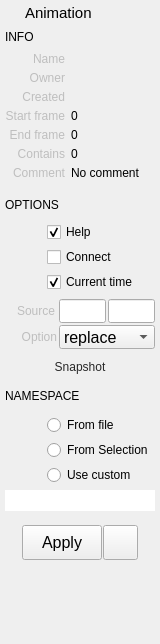
<?xml version="1.0" encoding="UTF-8"?>
<ui version="4.0">
 <class>Form</class>
 <widget class="QWidget" name="Form">
  <property name="geometry">
   <rect>
    <x>0</x>
    <y>0</y>
    <width>160</width>
    <height>644</height>
   </rect>
  </property>
  <property name="sizePolicy">
   <sizepolicy hsizetype="Preferred" vsizetype="Minimum">
    <horstretch>0</horstretch>
    <verstretch>0</verstretch>
   </sizepolicy>
  </property>
  <property name="minimumSize">
   <size>
    <width>160</width>
    <height>600</height>
   </size>
  </property>
  <property name="maximumSize">
   <size>
    <width>300</width>
    <height>16777215</height>
   </size>
  </property>
  <property name="windowTitle">
   <string>Form</string>
  </property>
  <property name="styleSheet">
   <string notr="true">QComboBox, QLineEdit {
	font-size: 16px;
}
</string>
  </property>
  <layout class="QVBoxLayout" name="verticalLayout">
   <property name="spacing">
    <number>5</number>
   </property>
   <property name="leftMargin">
    <number>5</number>
   </property>
   <property name="topMargin">
    <number>2</number>
   </property>
   <property name="rightMargin">
    <number>5</number>
   </property>
   <property name="bottomMargin">
    <number>2</number>
   </property>
   <item>
    <layout class="QHBoxLayout" name="horizontalLayout_4">
     <property name="leftMargin">
      <number>2</number>
     </property>
     <property name="topMargin">
      <number>2</number>
     </property>
     <property name="rightMargin">
      <number>2</number>
     </property>
     <item>
      <widget class="QLabel" name="label_4">
       <property name="minimumSize">
        <size>
         <width>13</width>
         <height>13</height>
        </size>
       </property>
       <property name="maximumSize">
        <size>
         <width>13</width>
         <height>13</height>
        </size>
       </property>
       <property name="text">
        <string/>
       </property>
       <property name="pixmap">
        <pixmap>../icons/animation.png</pixmap>
       </property>
       <property name="scaledContents">
        <bool>true</bool>
       </property>
      </widget>
     </item>
     <item>
      <widget class="QLabel" name="title">
       <property name="sizePolicy">
        <sizepolicy hsizetype="Ignored" vsizetype="Preferred">
         <horstretch>0</horstretch>
         <verstretch>0</verstretch>
        </sizepolicy>
       </property>
       <property name="font">
        <font>
         <family>Arial</family>
         <pointsize>11</pointsize>
         <weight>50</weight>
         <bold>false</bold>
        </font>
       </property>
       <property name="text">
        <string>Animation</string>
       </property>
      </widget>
     </item>
    </layout>
   </item>
   <item>
    <layout class="QHBoxLayout" name="horizontalLayout_7">
     <property name="topMargin">
      <number>0</number>
     </property>
     <item>
      <widget class="QLabel" name="label_8">
       <property name="minimumSize">
        <size>
         <width>100</width>
         <height>20</height>
        </size>
       </property>
       <property name="maximumSize">
        <size>
         <width>30</width>
         <height>20</height>
        </size>
       </property>
       <property name="font">
        <font>
         <family>Arial</family>
         <pointsize>9</pointsize>
         <weight>50</weight>
         <bold>false</bold>
        </font>
       </property>
       <property name="text">
        <string>INFO</string>
       </property>
      </widget>
     </item>
     <item>
      <spacer name="horizontalSpacer">
       <property name="orientation">
        <enum>Qt::Horizontal</enum>
       </property>
       <property name="sizeHint" stdset="0">
        <size>
         <width>40</width>
         <height>20</height>
        </size>
       </property>
      </spacer>
     </item>
    </layout>
   </item>
   <item>
    <layout class="QHBoxLayout" name="horizontalLayout_10">
     <property name="spacing">
      <number>6</number>
     </property>
     <item>
      <widget class="QLabel" name="label_7">
       <property name="enabled">
        <bool>false</bool>
       </property>
       <property name="minimumSize">
        <size>
         <width>60</width>
         <height>13</height>
        </size>
       </property>
       <property name="maximumSize">
        <size>
         <width>60</width>
         <height>16777215</height>
        </size>
       </property>
       <property name="text">
        <string>Name</string>
       </property>
       <property name="alignment">
        <set>Qt::AlignRight|Qt::AlignTrailing|Qt::AlignVCenter</set>
       </property>
      </widget>
     </item>
     <item>
      <widget class="QLabel" name="name">
       <property name="enabled">
        <bool>true</bool>
       </property>
       <property name="sizePolicy">
        <sizepolicy hsizetype="Ignored" vsizetype="Preferred">
         <horstretch>0</horstretch>
         <verstretch>0</verstretch>
        </sizepolicy>
       </property>
       <property name="minimumSize">
        <size>
         <width>0</width>
         <height>1</height>
        </size>
       </property>
       <property name="text">
        <string/>
       </property>
       <property name="alignment">
        <set>Qt::AlignLeading|Qt::AlignLeft|Qt::AlignTop</set>
       </property>
       <property name="textInteractionFlags">
        <set>Qt::LinksAccessibleByMouse|Qt::TextSelectableByMouse</set>
       </property>
      </widget>
     </item>
    </layout>
   </item>
   <item>
    <layout class="QHBoxLayout" name="horizontalLayout_9">
     <property name="spacing">
      <number>6</number>
     </property>
     <property name="topMargin">
      <number>0</number>
     </property>
     <item>
      <widget class="QLabel" name="label_13">
       <property name="enabled">
        <bool>false</bool>
       </property>
       <property name="sizePolicy">
        <sizepolicy hsizetype="Fixed" vsizetype="Preferred">
         <horstretch>0</horstretch>
         <verstretch>0</verstretch>
        </sizepolicy>
       </property>
       <property name="minimumSize">
        <size>
         <width>60</width>
         <height>13</height>
        </size>
       </property>
       <property name="maximumSize">
        <size>
         <width>60</width>
         <height>500</height>
        </size>
       </property>
       <property name="text">
        <string>Owner</string>
       </property>
       <property name="alignment">
        <set>Qt::AlignRight|Qt::AlignTop|Qt::AlignTrailing</set>
       </property>
      </widget>
     </item>
     <item>
      <widget class="QLabel" name="owner">
       <property name="enabled">
        <bool>true</bool>
       </property>
       <property name="sizePolicy">
        <sizepolicy hsizetype="Ignored" vsizetype="Preferred">
         <horstretch>0</horstretch>
         <verstretch>0</verstretch>
        </sizepolicy>
       </property>
       <property name="minimumSize">
        <size>
         <width>0</width>
         <height>0</height>
        </size>
       </property>
       <property name="maximumSize">
        <size>
         <width>16777215</width>
         <height>16777215</height>
        </size>
       </property>
       <property name="styleSheet">
        <string notr="true"/>
       </property>
       <property name="text">
        <string/>
       </property>
       <property name="alignment">
        <set>Qt::AlignLeading|Qt::AlignLeft|Qt::AlignTop</set>
       </property>
       <property name="wordWrap">
        <bool>true</bool>
       </property>
       <property name="textInteractionFlags">
        <set>Qt::LinksAccessibleByMouse|Qt::TextSelectableByMouse</set>
       </property>
      </widget>
     </item>
    </layout>
   </item>
   <item>
    <layout class="QHBoxLayout" name="horizontalLayout_11">
     <property name="spacing">
      <number>6</number>
     </property>
     <property name="topMargin">
      <number>0</number>
     </property>
     <item>
      <widget class="QLabel" name="label_14">
       <property name="enabled">
        <bool>false</bool>
       </property>
       <property name="sizePolicy">
        <sizepolicy hsizetype="Fixed" vsizetype="Preferred">
         <horstretch>0</horstretch>
         <verstretch>0</verstretch>
        </sizepolicy>
       </property>
       <property name="minimumSize">
        <size>
         <width>60</width>
         <height>13</height>
        </size>
       </property>
       <property name="maximumSize">
        <size>
         <width>60</width>
         <height>500</height>
        </size>
       </property>
       <property name="text">
        <string>Created</string>
       </property>
       <property name="alignment">
        <set>Qt::AlignRight|Qt::AlignTop|Qt::AlignTrailing</set>
       </property>
      </widget>
     </item>
     <item>
      <widget class="QLabel" name="created">
       <property name="enabled">
        <bool>true</bool>
       </property>
       <property name="sizePolicy">
        <sizepolicy hsizetype="Expanding" vsizetype="Preferred">
         <horstretch>0</horstretch>
         <verstretch>0</verstretch>
        </sizepolicy>
       </property>
       <property name="minimumSize">
        <size>
         <width>0</width>
         <height>0</height>
        </size>
       </property>
       <property name="maximumSize">
        <size>
         <width>16777215</width>
         <height>16777215</height>
        </size>
       </property>
       <property name="styleSheet">
        <string notr="true"/>
       </property>
       <property name="text">
        <string/>
       </property>
       <property name="alignment">
        <set>Qt::AlignLeading|Qt::AlignLeft|Qt::AlignTop</set>
       </property>
       <property name="wordWrap">
        <bool>true</bool>
       </property>
      </widget>
     </item>
    </layout>
   </item>
   <item>
    <layout class="QHBoxLayout" name="horizontalLayout_29">
     <property name="spacing">
      <number>6</number>
     </property>
     <property name="topMargin">
      <number>0</number>
     </property>
     <item>
      <widget class="QLabel" name="scene_dur_start_label_2">
       <property name="enabled">
        <bool>false</bool>
       </property>
       <property name="minimumSize">
        <size>
         <width>60</width>
         <height>13</height>
        </size>
       </property>
       <property name="maximumSize">
        <size>
         <width>60</width>
         <height>16777215</height>
        </size>
       </property>
       <property name="text">
        <string>Start frame</string>
       </property>
       <property name="alignment">
        <set>Qt::AlignRight|Qt::AlignTop|Qt::AlignTrailing</set>
       </property>
      </widget>
     </item>
     <item>
      <widget class="QLabel" name="start">
       <property name="enabled">
        <bool>true</bool>
       </property>
       <property name="text">
        <string>0</string>
       </property>
      </widget>
     </item>
    </layout>
   </item>
   <item>
    <layout class="QHBoxLayout" name="horizontalLayout_30">
     <property name="spacing">
      <number>6</number>
     </property>
     <property name="topMargin">
      <number>0</number>
     </property>
     <item>
      <widget class="QLabel" name="scene_dur_end_label_2">
       <property name="enabled">
        <bool>false</bool>
       </property>
       <property name="minimumSize">
        <size>
         <width>60</width>
         <height>13</height>
        </size>
       </property>
       <property name="maximumSize">
        <size>
         <width>60</width>
         <height>16777215</height>
        </size>
       </property>
       <property name="text">
        <string>End frame</string>
       </property>
       <property name="alignment">
        <set>Qt::AlignRight|Qt::AlignTop|Qt::AlignTrailing</set>
       </property>
      </widget>
     </item>
     <item>
      <widget class="QLabel" name="end">
       <property name="enabled">
        <bool>true</bool>
       </property>
       <property name="sizePolicy">
        <sizepolicy hsizetype="Ignored" vsizetype="Preferred">
         <horstretch>0</horstretch>
         <verstretch>0</verstretch>
        </sizepolicy>
       </property>
       <property name="text">
        <string>0</string>
       </property>
       <property name="alignment">
        <set>Qt::AlignLeading|Qt::AlignLeft|Qt::AlignTop</set>
       </property>
      </widget>
     </item>
    </layout>
   </item>
   <item>
    <layout class="QHBoxLayout" name="horizontalLayout_32">
     <property name="spacing">
      <number>6</number>
     </property>
     <property name="topMargin">
      <number>0</number>
     </property>
     <item>
      <widget class="QLabel" name="scene_dur_end_label_3">
       <property name="enabled">
        <bool>false</bool>
       </property>
       <property name="minimumSize">
        <size>
         <width>60</width>
         <height>13</height>
        </size>
       </property>
       <property name="maximumSize">
        <size>
         <width>60</width>
         <height>16777215</height>
        </size>
       </property>
       <property name="text">
        <string>Contains</string>
       </property>
       <property name="alignment">
        <set>Qt::AlignRight|Qt::AlignTop|Qt::AlignTrailing</set>
       </property>
      </widget>
     </item>
     <item>
      <widget class="QLabel" name="contains">
       <property name="enabled">
        <bool>true</bool>
       </property>
       <property name="sizePolicy">
        <sizepolicy hsizetype="Ignored" vsizetype="Preferred">
         <horstretch>0</horstretch>
         <verstretch>0</verstretch>
        </sizepolicy>
       </property>
       <property name="text">
        <string>0</string>
       </property>
       <property name="alignment">
        <set>Qt::AlignLeading|Qt::AlignLeft|Qt::AlignTop</set>
       </property>
      </widget>
     </item>
    </layout>
   </item>
   <item>
    <layout class="QHBoxLayout" name="horizontalLayout_18">
     <property name="spacing">
      <number>6</number>
     </property>
     <property name="topMargin">
      <number>0</number>
     </property>
     <property name="bottomMargin">
      <number>5</number>
     </property>
     <item>
      <widget class="QLabel" name="label_11">
       <property name="enabled">
        <bool>false</bool>
       </property>
       <property name="sizePolicy">
        <sizepolicy hsizetype="Fixed" vsizetype="Preferred">
         <horstretch>0</horstretch>
         <verstretch>0</verstretch>
        </sizepolicy>
       </property>
       <property name="minimumSize">
        <size>
         <width>60</width>
         <height>0</height>
        </size>
       </property>
       <property name="maximumSize">
        <size>
         <width>60</width>
         <height>50</height>
        </size>
       </property>
       <property name="text">
        <string>Comment</string>
       </property>
       <property name="alignment">
        <set>Qt::AlignRight|Qt::AlignTop|Qt::AlignTrailing</set>
       </property>
      </widget>
     </item>
     <item>
      <widget class="QLabel" name="comment">
       <property name="enabled">
        <bool>true</bool>
       </property>
       <property name="sizePolicy">
        <sizepolicy hsizetype="Ignored" vsizetype="Preferred">
         <horstretch>0</horstretch>
         <verstretch>0</verstretch>
        </sizepolicy>
       </property>
       <property name="minimumSize">
        <size>
         <width>0</width>
         <height>0</height>
        </size>
       </property>
       <property name="maximumSize">
        <size>
         <width>16777215</width>
         <height>50</height>
        </size>
       </property>
       <property name="styleSheet">
        <string notr="true"/>
       </property>
       <property name="text">
        <string>No comment</string>
       </property>
       <property name="alignment">
        <set>Qt::AlignLeading|Qt::AlignLeft|Qt::AlignTop</set>
       </property>
       <property name="wordWrap">
        <bool>true</bool>
       </property>
       <property name="textInteractionFlags">
        <set>Qt::LinksAccessibleByMouse|Qt::TextSelectableByMouse</set>
       </property>
      </widget>
     </item>
    </layout>
   </item>
   <item>
    <layout class="QHBoxLayout" name="horizontalLayout_3">
     <property name="topMargin">
      <number>5</number>
     </property>
     <item>
      <widget class="QLabel" name="label_2">
       <property name="minimumSize">
        <size>
         <width>100</width>
         <height>0</height>
        </size>
       </property>
       <property name="maximumSize">
        <size>
         <width>100</width>
         <height>16777215</height>
        </size>
       </property>
       <property name="font">
        <font>
         <family>Arial</family>
         <pointsize>9</pointsize>
         <weight>50</weight>
         <bold>false</bold>
        </font>
       </property>
       <property name="text">
        <string>OPTIONS</string>
       </property>
      </widget>
     </item>
     <item>
      <spacer name="horizontalSpacer_2">
       <property name="orientation">
        <enum>Qt::Horizontal</enum>
       </property>
       <property name="sizeHint" stdset="0">
        <size>
         <width>40</width>
         <height>20</height>
        </size>
       </property>
      </spacer>
     </item>
    </layout>
   </item>
   <item>
    <layout class="QHBoxLayout" name="horizontalLayout_19">
     <property name="spacing">
      <number>2</number>
     </property>
     <property name="topMargin">
      <number>2</number>
     </property>
     <item>
      <widget class="QLabel" name="scene_dur_start_label_6">
       <property name="enabled">
        <bool>true</bool>
       </property>
       <property name="minimumSize">
        <size>
         <width>40</width>
         <height>0</height>
        </size>
       </property>
       <property name="maximumSize">
        <size>
         <width>40</width>
         <height>16777215</height>
        </size>
       </property>
       <property name="text">
        <string/>
       </property>
       <property name="alignment">
        <set>Qt::AlignRight|Qt::AlignTrailing|Qt::AlignVCenter</set>
       </property>
      </widget>
     </item>
     <item>
      <widget class="QCheckBox" name="helpCheckBox">
       <property name="maximumSize">
        <size>
         <width>16777215</width>
         <height>16777215</height>
        </size>
       </property>
       <property name="text">
        <string>Help</string>
       </property>
       <property name="checked">
        <bool>true</bool>
       </property>
      </widget>
     </item>
    </layout>
   </item>
   <item>
    <layout class="QHBoxLayout" name="horizontalLayout_15">
     <property name="spacing">
      <number>2</number>
     </property>
     <property name="topMargin">
      <number>0</number>
     </property>
     <item>
      <widget class="QLabel" name="scene_dur_start_label_5">
       <property name="enabled">
        <bool>true</bool>
       </property>
       <property name="minimumSize">
        <size>
         <width>40</width>
         <height>0</height>
        </size>
       </property>
       <property name="maximumSize">
        <size>
         <width>40</width>
         <height>16777215</height>
        </size>
       </property>
       <property name="text">
        <string/>
       </property>
       <property name="alignment">
        <set>Qt::AlignRight|Qt::AlignTrailing|Qt::AlignVCenter</set>
       </property>
      </widget>
     </item>
     <item>
      <widget class="QCheckBox" name="connectCheckBox">
       <property name="maximumSize">
        <size>
         <width>16777215</width>
         <height>16777215</height>
        </size>
       </property>
       <property name="text">
        <string>Connect</string>
       </property>
      </widget>
     </item>
    </layout>
   </item>
   <item>
    <layout class="QHBoxLayout" name="horizontalLayout_13">
     <property name="spacing">
      <number>2</number>
     </property>
     <property name="topMargin">
      <number>0</number>
     </property>
     <item>
      <widget class="QLabel" name="scene_dur_start_label_4">
       <property name="enabled">
        <bool>true</bool>
       </property>
       <property name="minimumSize">
        <size>
         <width>40</width>
         <height>0</height>
        </size>
       </property>
       <property name="maximumSize">
        <size>
         <width>40</width>
         <height>16777215</height>
        </size>
       </property>
       <property name="text">
        <string/>
       </property>
       <property name="alignment">
        <set>Qt::AlignRight|Qt::AlignTrailing|Qt::AlignVCenter</set>
       </property>
      </widget>
     </item>
     <item>
      <widget class="QCheckBox" name="currentTime">
       <property name="text">
        <string>Current time</string>
       </property>
       <property name="checked">
        <bool>true</bool>
       </property>
      </widget>
     </item>
    </layout>
   </item>
   <item>
    <widget class="QFrame" name="frame">
     <property name="sizePolicy">
      <sizepolicy hsizetype="Preferred" vsizetype="Fixed">
       <horstretch>0</horstretch>
       <verstretch>0</verstretch>
      </sizepolicy>
     </property>
     <property name="minimumSize">
      <size>
       <width>0</width>
       <height>55</height>
      </size>
     </property>
     <property name="maximumSize">
      <size>
       <width>16777215</width>
       <height>80</height>
      </size>
     </property>
     <property name="frameShape">
      <enum>QFrame::NoFrame</enum>
     </property>
     <property name="frameShadow">
      <enum>QFrame::Raised</enum>
     </property>
     <layout class="QVBoxLayout" name="verticalLayout_2">
      <property name="spacing">
       <number>0</number>
      </property>
      <property name="margin">
       <number>0</number>
      </property>
      <item>
       <layout class="QHBoxLayout" name="horizontalLayout_31">
        <property name="spacing">
         <number>4</number>
        </property>
        <property name="sizeConstraint">
         <enum>QLayout::SetDefaultConstraint</enum>
        </property>
        <property name="topMargin">
         <number>0</number>
        </property>
        <item>
         <widget class="QLabel" name="scene_dur_start_label_3">
          <property name="enabled">
           <bool>false</bool>
          </property>
          <property name="minimumSize">
           <size>
            <width>50</width>
            <height>0</height>
           </size>
          </property>
          <property name="maximumSize">
           <size>
            <width>50</width>
            <height>30</height>
           </size>
          </property>
          <property name="toolTip">
           <string/>
          </property>
          <property name="text">
           <string>Source</string>
          </property>
          <property name="alignment">
           <set>Qt::AlignRight|Qt::AlignTrailing|Qt::AlignVCenter</set>
          </property>
         </widget>
        </item>
        <item>
         <layout class="QHBoxLayout" name="horizontalLayout">
          <property name="spacing">
           <number>2</number>
          </property>
          <item>
           <widget class="QLineEdit" name="sourceStartEdit">
            <property name="sizePolicy">
             <sizepolicy hsizetype="Minimum" vsizetype="Fixed">
              <horstretch>0</horstretch>
              <verstretch>0</verstretch>
             </sizepolicy>
            </property>
            <property name="minimumSize">
             <size>
              <width>0</width>
              <height>24</height>
             </size>
            </property>
            <property name="maximumSize">
             <size>
              <width>16777215</width>
              <height>24</height>
             </size>
            </property>
            <property name="statusTip">
             <string/>
            </property>
           </widget>
          </item>
          <item>
           <widget class="QLineEdit" name="sourceEndEdit">
            <property name="sizePolicy">
             <sizepolicy hsizetype="Minimum" vsizetype="Fixed">
              <horstretch>0</horstretch>
              <verstretch>0</verstretch>
             </sizepolicy>
            </property>
            <property name="minimumSize">
             <size>
              <width>0</width>
              <height>24</height>
             </size>
            </property>
            <property name="maximumSize">
             <size>
              <width>16777215</width>
              <height>24</height>
             </size>
            </property>
           </widget>
          </item>
         </layout>
        </item>
       </layout>
      </item>
      <item>
       <layout class="QHBoxLayout" name="horizontalLayout_8">
        <property name="spacing">
         <number>2</number>
        </property>
        <property name="leftMargin">
         <number>2</number>
        </property>
        <item>
         <widget class="QLabel" name="label_12">
          <property name="enabled">
           <bool>false</bool>
          </property>
          <property name="minimumSize">
           <size>
            <width>50</width>
            <height>0</height>
           </size>
          </property>
          <property name="maximumSize">
           <size>
            <width>50</width>
            <height>16777215</height>
           </size>
          </property>
          <property name="text">
           <string>Option</string>
          </property>
          <property name="alignment">
           <set>Qt::AlignRight|Qt::AlignTrailing|Qt::AlignVCenter</set>
          </property>
         </widget>
        </item>
        <item>
         <widget class="QComboBox" name="option">
          <property name="sizePolicy">
           <sizepolicy hsizetype="Ignored" vsizetype="Fixed">
            <horstretch>0</horstretch>
            <verstretch>0</verstretch>
           </sizepolicy>
          </property>
          <property name="minimumSize">
           <size>
            <width>0</width>
            <height>24</height>
           </size>
          </property>
          <property name="maximumSize">
           <size>
            <width>1000</width>
            <height>24</height>
           </size>
          </property>
          <property name="font">
           <font>
            <pointsize>-1</pointsize>
           </font>
          </property>
          <item>
           <property name="text">
            <string>replace</string>
           </property>
          </item>
          <item>
           <property name="text">
            <string>replace all</string>
           </property>
          </item>
          <item>
           <property name="text">
            <string>insert</string>
           </property>
          </item>
          <item>
           <property name="text">
            <string>merge</string>
           </property>
          </item>
         </widget>
        </item>
       </layout>
      </item>
     </layout>
     <zorder></zorder>
     <zorder></zorder>
    </widget>
   </item>
   <item>
    <layout class="QHBoxLayout" name="horizontalLayout_2">
     <property name="topMargin">
      <number>0</number>
     </property>
     <item>
      <widget class="QToolButton" name="helpImage">
       <property name="enabled">
        <bool>true</bool>
       </property>
       <property name="sizePolicy">
        <sizepolicy hsizetype="Expanding" vsizetype="Expanding">
         <horstretch>0</horstretch>
         <verstretch>1</verstretch>
        </sizepolicy>
       </property>
       <property name="minimumSize">
        <size>
         <width>0</width>
         <height>0</height>
        </size>
       </property>
       <property name="maximumSize">
        <size>
         <width>150</width>
         <height>150</height>
        </size>
       </property>
       <property name="toolTip">
        <string/>
       </property>
       <property name="layoutDirection">
        <enum>Qt::LeftToRight</enum>
       </property>
       <property name="styleSheet">
        <string notr="true">color: rgb(40, 40, 40);
border: 1px solid rgb(0, 0, 0, 0);
background-color: rgb(254, 255, 230, 0);</string>
       </property>
       <property name="text">
        <string>Snapshot</string>
       </property>
       <property name="icon">
        <iconset>
         <normaloff>../icons/thumbnail.png</normaloff>../icons/thumbnail.png</iconset>
       </property>
       <property name="iconSize">
        <size>
         <width>176</width>
         <height>180</height>
        </size>
       </property>
       <property name="popupMode">
        <enum>QToolButton::InstantPopup</enum>
       </property>
       <property name="toolButtonStyle">
        <enum>Qt::ToolButtonIconOnly</enum>
       </property>
       <property name="autoRaise">
        <bool>false</bool>
       </property>
      </widget>
     </item>
    </layout>
   </item>
   <item>
    <layout class="QHBoxLayout" name="horizontalLayout_20">
     <property name="topMargin">
      <number>5</number>
     </property>
     <item>
      <widget class="QLabel" name="label_5">
       <property name="minimumSize">
        <size>
         <width>100</width>
         <height>0</height>
        </size>
       </property>
       <property name="maximumSize">
        <size>
         <width>100</width>
         <height>16777215</height>
        </size>
       </property>
       <property name="font">
        <font>
         <family>Arial</family>
         <pointsize>9</pointsize>
         <weight>50</weight>
         <bold>false</bold>
        </font>
       </property>
       <property name="text">
        <string>NAMESPACE</string>
       </property>
      </widget>
     </item>
     <item>
      <spacer name="horizontalSpacer_5">
       <property name="orientation">
        <enum>Qt::Horizontal</enum>
       </property>
       <property name="sizeHint" stdset="0">
        <size>
         <width>40</width>
         <height>20</height>
        </size>
       </property>
      </spacer>
     </item>
    </layout>
   </item>
   <item>
    <layout class="QHBoxLayout" name="horizontalLayout_5">
     <property name="spacing">
      <number>2</number>
     </property>
     <property name="leftMargin">
      <number>0</number>
     </property>
     <property name="topMargin">
      <number>4</number>
     </property>
     <item>
      <widget class="QLabel" name="label_16">
       <property name="minimumSize">
        <size>
         <width>40</width>
         <height>0</height>
        </size>
       </property>
       <property name="maximumSize">
        <size>
         <width>30</width>
         <height>16777215</height>
        </size>
       </property>
       <property name="layoutDirection">
        <enum>Qt::LeftToRight</enum>
       </property>
       <property name="text">
        <string/>
       </property>
       <property name="alignment">
        <set>Qt::AlignRight|Qt::AlignTrailing|Qt::AlignVCenter</set>
       </property>
      </widget>
     </item>
     <item>
      <widget class="QRadioButton" name="useFileNamespace">
       <property name="text">
        <string>From file</string>
       </property>
      </widget>
     </item>
    </layout>
   </item>
   <item>
    <layout class="QHBoxLayout" name="horizontalLayout_12">
     <property name="spacing">
      <number>2</number>
     </property>
     <property name="leftMargin">
      <number>0</number>
     </property>
     <property name="topMargin">
      <number>0</number>
     </property>
     <item>
      <widget class="QLabel" name="label_17">
       <property name="minimumSize">
        <size>
         <width>40</width>
         <height>0</height>
        </size>
       </property>
       <property name="maximumSize">
        <size>
         <width>30</width>
         <height>16777215</height>
        </size>
       </property>
       <property name="layoutDirection">
        <enum>Qt::LeftToRight</enum>
       </property>
       <property name="text">
        <string/>
       </property>
       <property name="alignment">
        <set>Qt::AlignRight|Qt::AlignTrailing|Qt::AlignVCenter</set>
       </property>
      </widget>
     </item>
     <item>
      <widget class="QRadioButton" name="useSelectionNamespace">
       <property name="text">
        <string>From Selection</string>
       </property>
      </widget>
     </item>
    </layout>
   </item>
   <item>
    <layout class="QHBoxLayout" name="horizontalLayout_16">
     <property name="spacing">
      <number>2</number>
     </property>
     <property name="leftMargin">
      <number>0</number>
     </property>
     <property name="topMargin">
      <number>0</number>
     </property>
     <item>
      <widget class="QLabel" name="label_19">
       <property name="minimumSize">
        <size>
         <width>40</width>
         <height>0</height>
        </size>
       </property>
       <property name="maximumSize">
        <size>
         <width>30</width>
         <height>16777215</height>
        </size>
       </property>
       <property name="layoutDirection">
        <enum>Qt::LeftToRight</enum>
       </property>
       <property name="text">
        <string/>
       </property>
       <property name="alignment">
        <set>Qt::AlignRight|Qt::AlignTrailing|Qt::AlignVCenter</set>
       </property>
      </widget>
     </item>
     <item>
      <widget class="QRadioButton" name="useCustomNamespace">
       <property name="text">
        <string>Use custom</string>
       </property>
      </widget>
     </item>
    </layout>
   </item>
   <item>
    <layout class="QHBoxLayout" name="horizontalLayout_17">
     <property name="leftMargin">
      <number>0</number>
     </property>
     <property name="topMargin">
      <number>0</number>
     </property>
     <property name="rightMargin">
      <number>0</number>
     </property>
     <item>
      <widget class="QLineEdit" name="namespaceEdit">
       <property name="minimumSize">
        <size>
         <width>0</width>
         <height>0</height>
        </size>
       </property>
       <property name="frame">
        <bool>false</bool>
       </property>
      </widget>
     </item>
    </layout>
   </item>
   <item>
    <widget class="QFrame" name="previewButtons">
     <property name="frameShape">
      <enum>QFrame::NoFrame</enum>
     </property>
     <property name="frameShadow">
      <enum>QFrame::Plain</enum>
     </property>
     <layout class="QHBoxLayout" name="horizontalLayout_6">
      <property name="spacing">
       <number>1</number>
      </property>
      <item>
       <spacer name="horizontalSpacer_3">
        <property name="orientation">
         <enum>Qt::Horizontal</enum>
        </property>
        <property name="sizeHint" stdset="0">
         <size>
          <width>40</width>
          <height>20</height>
         </size>
        </property>
       </spacer>
      </item>
      <item>
       <widget class="QPushButton" name="acceptButton">
        <property name="sizePolicy">
         <sizepolicy hsizetype="Preferred" vsizetype="Fixed">
          <horstretch>0</horstretch>
          <verstretch>0</verstretch>
         </sizepolicy>
        </property>
        <property name="minimumSize">
         <size>
          <width>80</width>
          <height>35</height>
         </size>
        </property>
        <property name="maximumSize">
         <size>
          <width>125</width>
          <height>35</height>
         </size>
        </property>
        <property name="font">
         <font>
          <family>Arial</family>
          <pointsize>12</pointsize>
          <weight>50</weight>
          <bold>false</bold>
         </font>
        </property>
        <property name="toolTip">
         <string/>
        </property>
        <property name="styleSheet">
         <string notr="true"/>
        </property>
        <property name="text">
         <string>Apply</string>
        </property>
       </widget>
      </item>
      <item>
       <widget class="QPushButton" name="selectionSetButton">
        <property name="minimumSize">
         <size>
          <width>35</width>
          <height>35</height>
         </size>
        </property>
        <property name="maximumSize">
         <size>
          <width>35</width>
          <height>16777215</height>
         </size>
        </property>
        <property name="text">
         <string/>
        </property>
        <property name="icon">
         <iconset>
          <normaloff>../icons/selectionSet2.png</normaloff>../icons/selectionSet2.png</iconset>
        </property>
        <property name="iconSize">
         <size>
          <width>25</width>
          <height>25</height>
         </size>
        </property>
       </widget>
      </item>
      <item>
       <spacer name="horizontalSpacer_4">
        <property name="orientation">
         <enum>Qt::Horizontal</enum>
        </property>
        <property name="sizeHint" stdset="0">
         <size>
          <width>40</width>
          <height>20</height>
         </size>
        </property>
       </spacer>
      </item>
     </layout>
    </widget>
   </item>
   <item>
    <widget class="QFrame" name="frame_2">
     <property name="sizePolicy">
      <sizepolicy hsizetype="Preferred" vsizetype="Expanding">
       <horstretch>0</horstretch>
       <verstretch>2</verstretch>
      </sizepolicy>
     </property>
     <property name="frameShape">
      <enum>QFrame::NoFrame</enum>
     </property>
     <property name="frameShadow">
      <enum>QFrame::Plain</enum>
     </property>
    </widget>
   </item>
  </layout>
  <zorder></zorder>
  <zorder></zorder>
  <zorder></zorder>
  <zorder></zorder>
  <zorder>previewButtons</zorder>
  <zorder></zorder>
  <zorder></zorder>
  <zorder></zorder>
  <zorder></zorder>
  <zorder></zorder>
  <zorder></zorder>
  <zorder></zorder>
  <zorder></zorder>
  <zorder></zorder>
  <zorder>frame</zorder>
  <zorder>frame_2</zorder>
 </widget>
 <resources/>
 <connections/>
 <slots>
  <slot>apply()</slot>
  <slot>edit()</slot>
  <slot>showControls()</slot>
  <slot>selectControls()</slot>
 </slots>
</ui>
